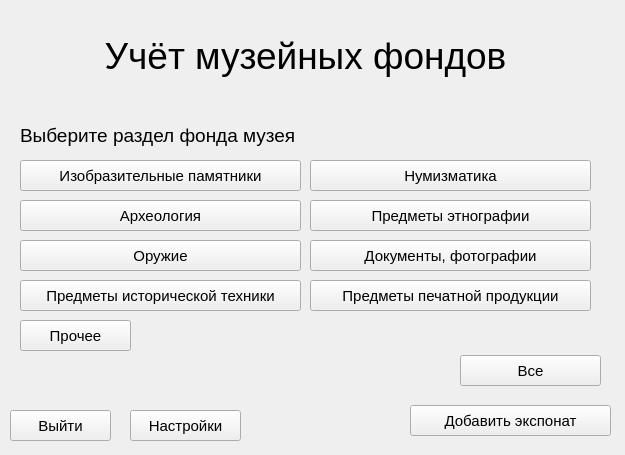
<?xml version="1.0" encoding="UTF-8"?>
<ui version="4.0">
 <class>Main</class>
 <widget class="QWidget" name="Main">
  <property name="geometry">
   <rect>
    <x>0</x>
    <y>0</y>
    <width>625</width>
    <height>455</height>
   </rect>
  </property>
  <property name="windowTitle">
   <string>Form</string>
  </property>
  <property name="styleSheet">
   <string notr="true"/>
  </property>
  <widget class="QLabel" name="Title">
   <property name="geometry">
    <rect>
     <x>10</x>
     <y>10</y>
     <width>591</width>
     <height>91</height>
    </rect>
   </property>
   <property name="font">
    <font>
     <pointsize>28</pointsize>
    </font>
   </property>
   <property name="text">
    <string>Учёт музейных фондов</string>
   </property>
   <property name="alignment">
    <set>Qt::AlignCenter</set>
   </property>
  </widget>
  <widget class="QLabel" name="labelSelection">
   <property name="geometry">
    <rect>
     <x>20</x>
     <y>120</y>
     <width>561</width>
     <height>31</height>
    </rect>
   </property>
   <property name="font">
    <font>
     <pointsize>14</pointsize>
    </font>
   </property>
   <property name="text">
    <string>Выберите раздел фонда музея</string>
   </property>
  </widget>
  <widget class="QPushButton" name="allButton">
   <property name="enabled">
    <bool>true</bool>
   </property>
   <property name="geometry">
    <rect>
     <x>460</x>
     <y>355</y>
     <width>141</width>
     <height>31</height>
    </rect>
   </property>
   <property name="font">
    <font>
     <pointsize>11</pointsize>
    </font>
   </property>
   <property name="text">
    <string>Все</string>
   </property>
  </widget>
  <widget class="QPushButton" name="addButton">
   <property name="geometry">
    <rect>
     <x>410</x>
     <y>405</y>
     <width>201</width>
     <height>31</height>
    </rect>
   </property>
   <property name="font">
    <font>
     <pointsize>11</pointsize>
    </font>
   </property>
   <property name="text">
    <string>Добавить экспонат</string>
   </property>
  </widget>
  <widget class="QPushButton" name="exitButton">
   <property name="geometry">
    <rect>
     <x>10</x>
     <y>410</y>
     <width>101</width>
     <height>31</height>
    </rect>
   </property>
   <property name="font">
    <font>
     <pointsize>11</pointsize>
    </font>
   </property>
   <property name="text">
    <string>Выйти</string>
   </property>
  </widget>
  <widget class="QPushButton" name="pushButton_1">
   <property name="geometry">
    <rect>
     <x>20</x>
     <y>160</y>
     <width>281</width>
     <height>31</height>
    </rect>
   </property>
   <property name="font">
    <font>
     <pointsize>11</pointsize>
    </font>
   </property>
   <property name="text">
    <string>Изобразительные памятники</string>
   </property>
  </widget>
  <widget class="QPushButton" name="pushButton_2">
   <property name="geometry">
    <rect>
     <x>310</x>
     <y>160</y>
     <width>281</width>
     <height>31</height>
    </rect>
   </property>
   <property name="font">
    <font>
     <pointsize>11</pointsize>
    </font>
   </property>
   <property name="text">
    <string>Нумизматика</string>
   </property>
  </widget>
  <widget class="QPushButton" name="pushButton_3">
   <property name="geometry">
    <rect>
     <x>20</x>
     <y>200</y>
     <width>281</width>
     <height>31</height>
    </rect>
   </property>
   <property name="font">
    <font>
     <pointsize>11</pointsize>
    </font>
   </property>
   <property name="text">
    <string>Археология</string>
   </property>
  </widget>
  <widget class="QPushButton" name="pushButton_4">
   <property name="geometry">
    <rect>
     <x>310</x>
     <y>200</y>
     <width>281</width>
     <height>31</height>
    </rect>
   </property>
   <property name="font">
    <font>
     <pointsize>11</pointsize>
    </font>
   </property>
   <property name="text">
    <string>Предметы этнографии</string>
   </property>
  </widget>
  <widget class="QPushButton" name="pushButton_5">
   <property name="geometry">
    <rect>
     <x>20</x>
     <y>240</y>
     <width>281</width>
     <height>31</height>
    </rect>
   </property>
   <property name="font">
    <font>
     <pointsize>11</pointsize>
    </font>
   </property>
   <property name="text">
    <string>Оружие</string>
   </property>
  </widget>
  <widget class="QPushButton" name="pushButton_6">
   <property name="geometry">
    <rect>
     <x>310</x>
     <y>240</y>
     <width>281</width>
     <height>31</height>
    </rect>
   </property>
   <property name="font">
    <font>
     <pointsize>11</pointsize>
    </font>
   </property>
   <property name="text">
    <string>Документы, фотографии</string>
   </property>
  </widget>
  <widget class="QPushButton" name="pushButton_7">
   <property name="geometry">
    <rect>
     <x>20</x>
     <y>280</y>
     <width>281</width>
     <height>31</height>
    </rect>
   </property>
   <property name="font">
    <font>
     <pointsize>11</pointsize>
    </font>
   </property>
   <property name="text">
    <string>Предметы исторической техники</string>
   </property>
  </widget>
  <widget class="QPushButton" name="pushButton_8">
   <property name="geometry">
    <rect>
     <x>310</x>
     <y>280</y>
     <width>281</width>
     <height>31</height>
    </rect>
   </property>
   <property name="font">
    <font>
     <pointsize>11</pointsize>
    </font>
   </property>
   <property name="text">
    <string>Предметы печатной продукции</string>
   </property>
  </widget>
  <widget class="QPushButton" name="settingsButton">
   <property name="geometry">
    <rect>
     <x>130</x>
     <y>410</y>
     <width>111</width>
     <height>31</height>
    </rect>
   </property>
   <property name="font">
    <font>
     <pointsize>11</pointsize>
    </font>
   </property>
   <property name="text">
    <string>Настройки</string>
   </property>
  </widget>
  <widget class="QPushButton" name="pushButton_9">
   <property name="geometry">
    <rect>
     <x>20</x>
     <y>320</y>
     <width>111</width>
     <height>31</height>
    </rect>
   </property>
   <property name="font">
    <font>
     <pointsize>11</pointsize>
    </font>
   </property>
   <property name="text">
    <string>Прочее</string>
   </property>
  </widget>
 </widget>
 <resources/>
 <connections/>
</ui>
